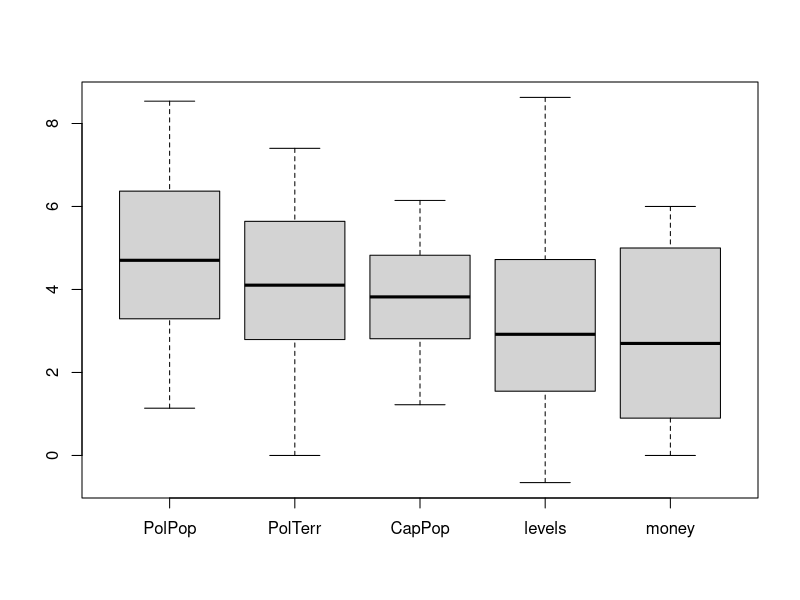
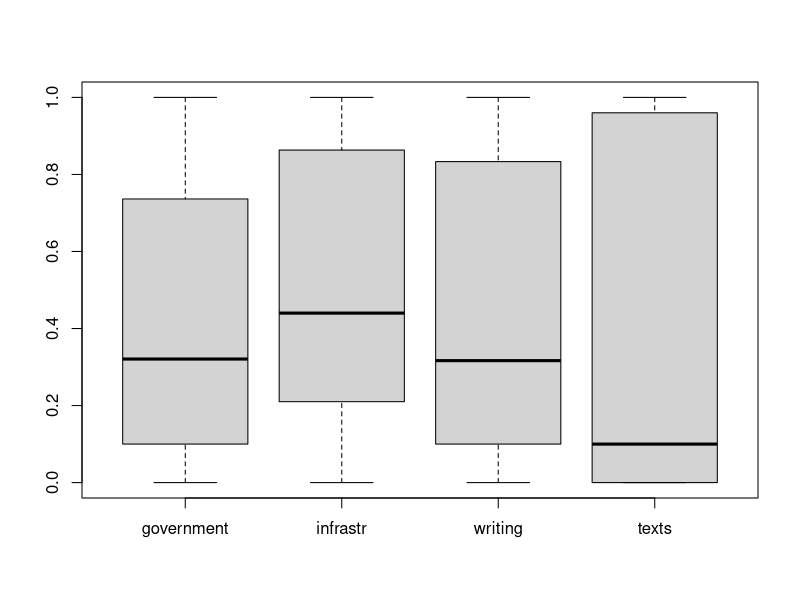
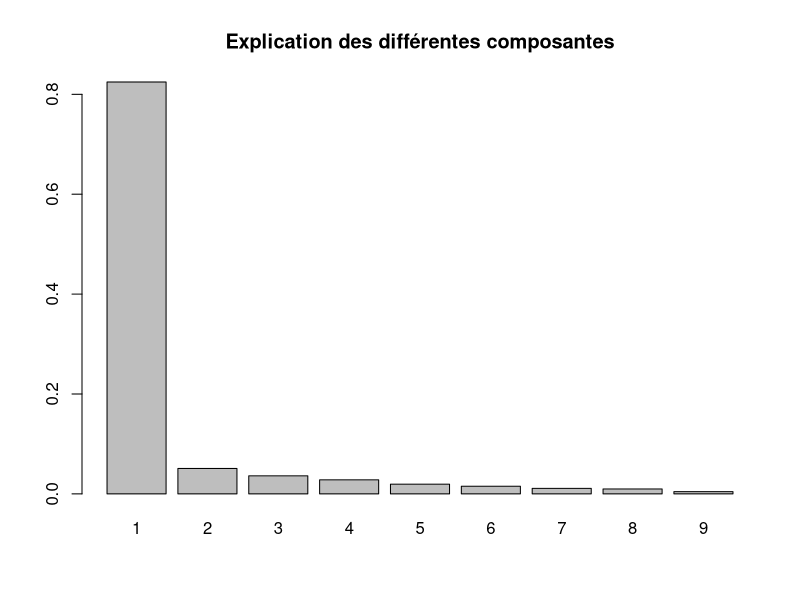
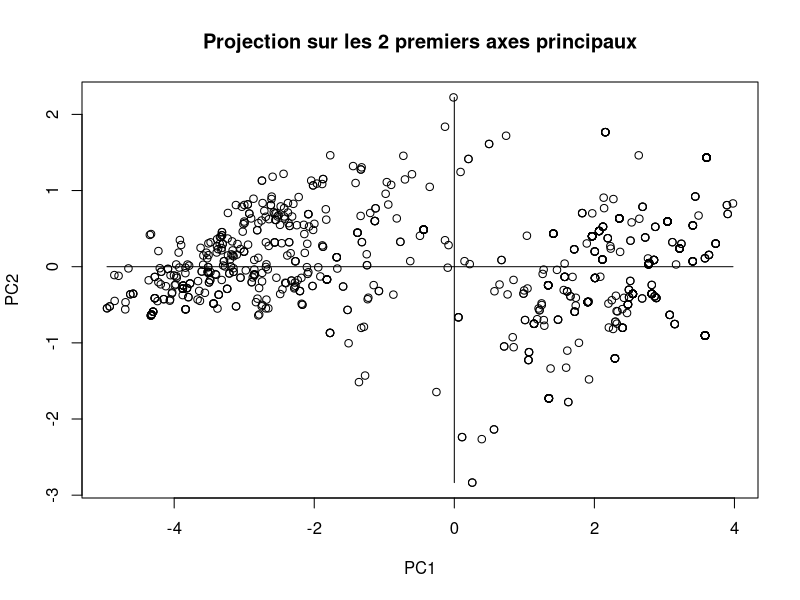
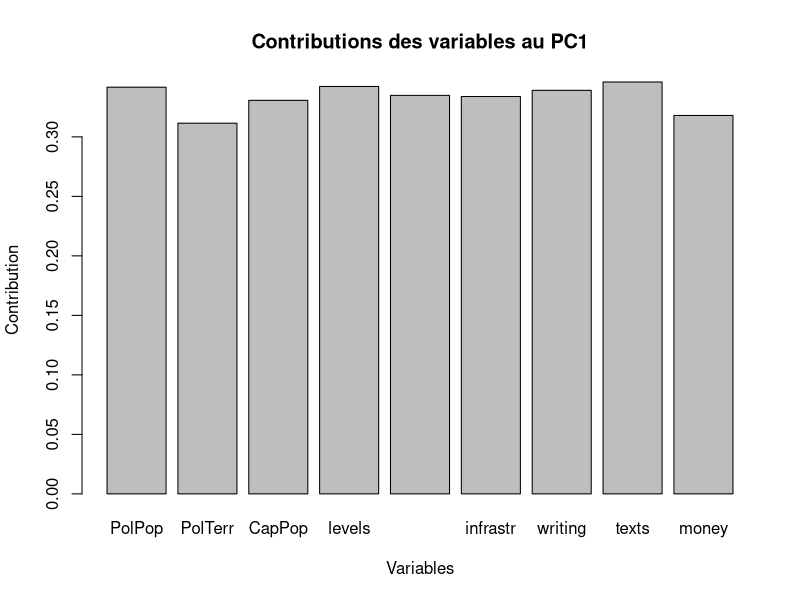
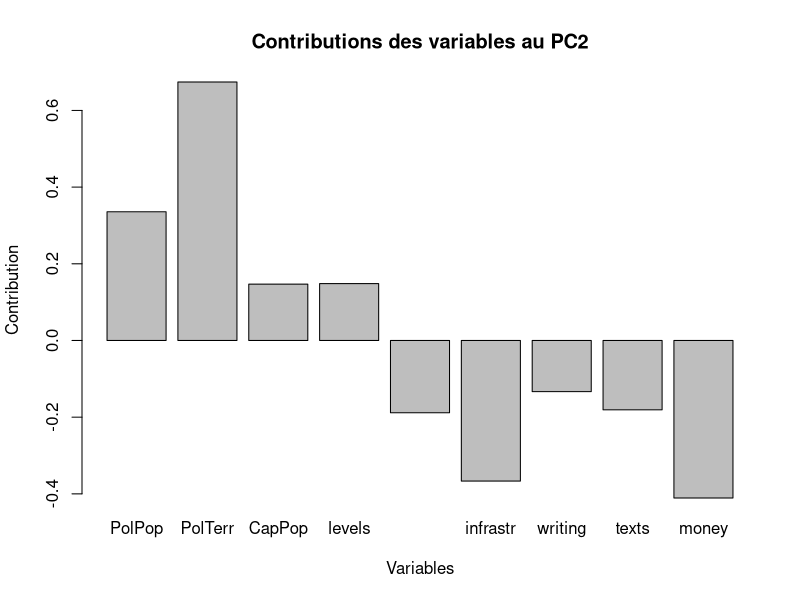
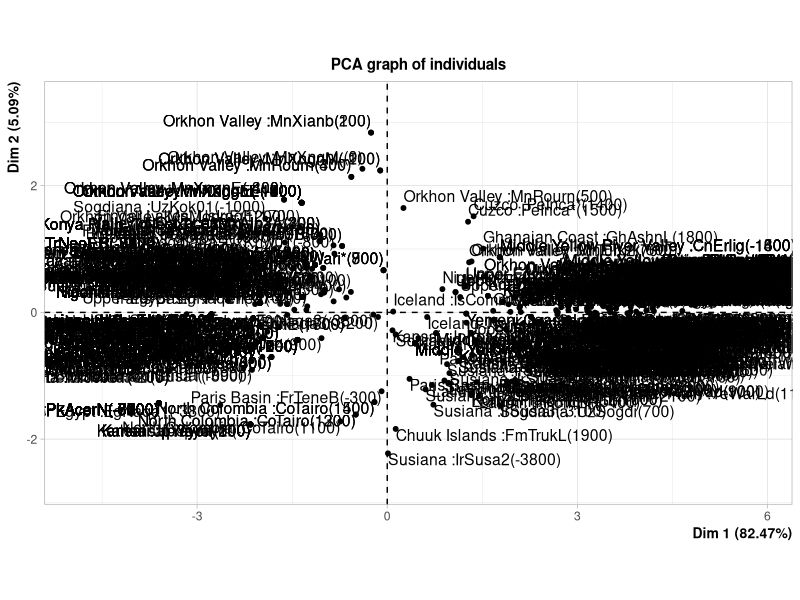
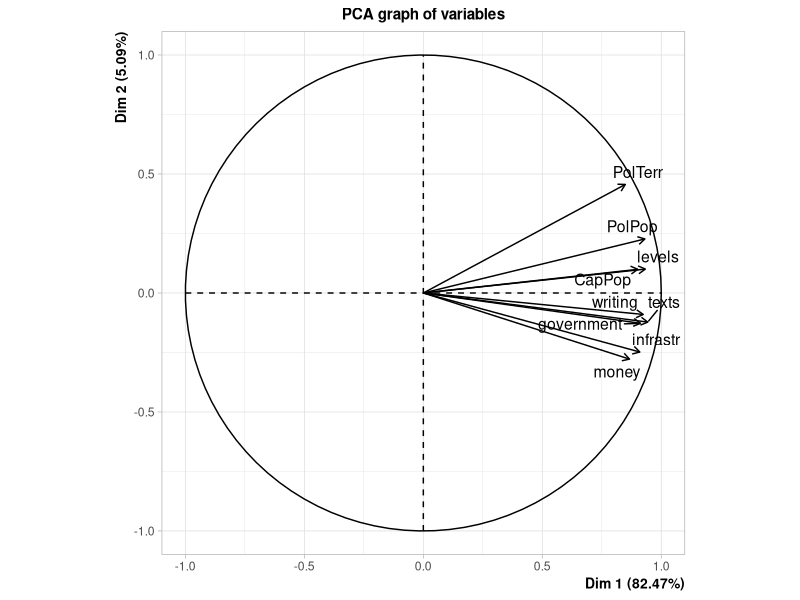

Here is the R script that generated these plots, in order: (Note: this script raises an error after producing the figures.)
## ---- chunk 1
knitr::opts_chunk$set(echo = TRUE)
## ---- chunk 2
dfn <- read.csv('socompindexe.csv',sep=',')
# Mettre l'Index en index et retirer SPC1
data <- subset(dfn, select=-c(Index,SPC1))
rownames(data) <- dfn$Index
attach(data)
head(dfn)
str(data)
head(data)
dim(data)
dim(dfn)
## ---- chunk 3
# Séparer les 2 plots qui sont d'échelle différente
boxplot(subset(data,select = c(PolPop,PolTerr,CapPop,levels,money)))
boxplot(subset(data,select = c(government,infrastr,writing,texts)))
## ---- chunk 4
X= scale(data, center=T, scale=T) 

S = cov(X)
acp = eigen(S)
lambda = acp$values
vecteurs_propres = acp$vectors
Inertie = sum(diag(S))
part.inertie = lambda/sum(lambda)
barplot(lambda/sum(lambda),names.arg = 1:length(lambda))
title(main="Explication des différentes composantes")

# Les composantes principales : 
C = X %*% vecteurs_propres #changement de base vers la nouvelle base des composantes principales
dim(C)
# colnames(C) =   paste("comp", 1:4)
plot(C[,1:2],type="p",xlab='PC1',ylab='PC2')
str(C)
# text(C[,1:2])
title(main="Projection sur les 2 premiers axes principaux")
lines(c(min(C[,1]),max(C[,1])),c(0,0))
lines(c(0,0),c(min(C[,2]),max(C[,2])))

barplot(-vecteurs_propres[,1],ylab = 'Contribution',xlab = 'Variables',names.arg = names(data),axes = TRUE)
title(main="Contributions des variables au PC1")

barplot(-vecteurs_propres[,2],ylab = 'Contribution',xlab = 'Variables',names.arg = names(data),axes = TRUE)
title(main="Contributions des variables au PC2")
## ---- chunk 5
library(FactoMineR)
pca <- PCA(data, scale.unit = TRUE, ncp = 11, graph = TRUE)
pca$var$cos2
cos2C1 = pca$ind$cos2[,1] + pca$ind$cos2[,2] # tous proches de 1 donc  
length(cos2C1)
length(cos2C1[cos2C1 > 0.8])
plot(pca,choix="ind")    # graphe des individus
plot(pca,choix="var")    # graphe des variables 

plot(pca, cex=pca$ind$cos2, choix="ind")
plot(pca, select="cos2 0.8", choix="ind")
## ---- chunk 6
kmeans.result = kmeans(data,3)
plot(C[,1:2],type="p",xlab='PC1',ylab='PC2',col = kmeans.result$cluster+3)
kmeans.result = kmeans(data,2)
plot(C[,1:2],type="p",xlab='PC1',ylab='PC2',col = kmeans.result$cluster)
## ---- chunk 7
hc <- hclust(dist(data), method="ward.D2")
plot(hc,hang=-1,labels = FALSE)
rect.hclust(hc,k=2,border = 4)
rect.hclust(hc,k=3)
barplot(hc$height[(length(hc$height)-10):(length(hc$height))])
## ---- chunk 8
library(cluster)
pam.result <- pam(data,2)
plot(pam.result)
pam.result <- pam(data,3)
plot(pam.result)
## ---- chunk 9
k = 3
kmeans.result = kmeans(data,k)
plot(C[,1:2],type="p",xlab='PC1',ylab='PC2',col = kmeans.result$cluster)

data.petit = subset(data,select = c(government,infrastr,writing,texts))
data.grand = subset(data,select = c(PolPop,PolTerr,CapPop,levels,money))
data.grand.all = list()

for(nom in names(data.grand))
{
  for(i in 1:k)
  {
      data.grand.all[[paste(nom,i)]] <- data.grand[kmeans.result$cluster==i,nom]
  }
}
boxplot(data.grand.all,col = rep(c(2:(k+1)),length(data.grand)))

data.petit.all = list()

for(nom in names(data.petit))
{
  for(i in 1:k)
  {
      data.petit.all[[paste(nom,i)]] <- data.petit[kmeans.result$cluster==i,nom]
  }
}
boxplot(data.petit.all,col = rep(c(2:(k+1)),length(data.petit)))

# data.petit.all <- list(data.petit.1$government,data.petit.2$government))
# head(data.petit.all)
## ---- chunk 10
dfn <- read.csv('axial.csv',sep=',')
dfn_melange <- read.csv('socompindexe.csv',sep=',')
colnames(dfn)
length(colnames(dfn))
dfn = subset(dfn, select=-c(PolID, SPC1, MG_corr, NGA))
pays_et_date = dfn_melange[[1]]
dfn[[1]] = pays_et_date
rownames(dfn) <- dfn$NGA
attach(dfn)
head(dfn)
## ---- chunk 11
df1 = subset(dfn, -9600 <= dfn$Time & dfn$Time <= -2100) #len = 288
df2 = subset(dfn, -2000 <= dfn$Time & dfn$Time <= 400) #len = 296
df3 = subset(dfn, 500 <= dfn$Time & dfn$Time <= 1900) #len = 280
df1 = subset(df1, select=-c(Time))
df2 = subset(df2, select=-c(Time))
df3 = subset(df3, select=-c(Time))
## ---- chunk 12
# Séparer les 2 plots qui sont d'échelle différente
boxplot(main="df1", subset(df1,select = c(PolPop,PolTerr,CapPop,levels,money)))
boxplot(main="df1", subset(df1,select = c(government,infrastr,writing,texts)))
boxplot(main="df2", subset(df2,select = c(PolPop,PolTerr,CapPop,levels,money)))
boxplot(main="df2", subset(df2,select = c(government,infrastr,writing,texts)))
boxplot(main="df3", subset(df3,select = c(PolPop,PolTerr,CapPop,levels,money)))
boxplot(main="df3", subset(df3,select = c(government,infrastr,writing,texts)))
## ---- chunk 13
typeof(df1)
X1= scale(df1, center=T, scale=T)
X2= scale(df2, center=T, scale=T)
X3= scale(df3, center=T, scale=T)
S1 = cov(X1)
S2 = cov(X2)
S3 = cov(X3)
acp1 = eigen(S1)
acp2 = eigen(S2)
acp3 = eigen(S3)
lambda1 = acp1$values
lambda2 = acp2$values
lambda3 = acp3$values
vecteurs_propres_df1 = acp2$vectors
vecteurs_propres_df2 = acp2$vectors
vecteurs_propres_df3 = acp3$vectors
Inertie1 = sum(diag(S1))
Inertie2 = sum(diag(S2))
Inertie3 = sum(diag(S3))
part.inertie = lambda1/sum(lambda1)
part.inertie = lambda2/sum(lambda2)
part.inertie = lambda3/sum(lambda3)

## Graphique : explication des différentes composantes
barplot(lambda1/sum(lambda1),names.arg = 1:length(lambda2))
title(main="Explication des différentes composantes df1")
barplot(lambda2/sum(lambda2),names.arg = 1:length(lambda2))
title(main="Explication des différentes composantes df2")
barplot(lambda3/sum(lambda3),names.arg = 1:length(lambda3))
title(main="Explication des différentes composantes df3")

# Les composantes principales : 
C1 = X1 %*% vecteurs_propres_df1 #changement de base vers la nouvelle base des composantes principales
C2 = X2 %*% vecteurs_propres_df2
C3 = X3 %*% vecteurs_propres_df3

##Graphique : projection sur les 2 premiers axes principaux
# colnames(C) =   paste("comp", 1:4)
plot(C1[,1:2],type="p",xlab='PC1',ylab='PC2')
lines(c(min(C1[,1]),max(C1[,1])),c(0,0))
lines(c(0,0),c(min(C1[,2]),max(C1[,2])))
title(main="Projection sur les 2 premiers axes principaux df1")

plot(C2[,1:2],type="p",xlab='PC1',ylab='PC2')
lines(c(min(C2[,1]),max(C2[,1])),c(0,0))
lines(c(0,0),c(min(C2[,2]),max(C2[,2])))
title(main="Projection sur les 2 premiers axes principaux df2")

plot(C3[,1:2],type="p",xlab='PC1',ylab='PC2')
lines(c(min(C3[,1]),max(C3[,1])),c(0,0))
lines(c(0,0),c(min(C3[,2]),max(C3[,2])))
title(main="Projection sur les 2 premiers axes principaux df3")

# str(C)
# text(C[,1:2])

## Graphique : contributions des variables au PC1
barplot(-vecteurs_propres_df1[,1],ylab = 'Contribution',xlab = 'Variables',names.arg = names(df1),axes = TRUE)
title(main="Contributions des variables au PC1 (df1)")
barplot(-vecteurs_propres_df2[,1],ylab = 'Contribution',xlab = 'Variables',names.arg = names(df2),axes = TRUE)
title(main="Contributions des variables au PC1 (df2)")
barplot(-vecteurs_propres_df3[,1],ylab = 'Contribution',xlab = 'Variables',names.arg = names(df3),axes = TRUE)
title(main="Contributions des variables au PC1 (df3)")

## Graphique : contributions des variables au PC2
barplot(-vecteurs_propres_df1[,2],ylab = 'Contribution',xlab = 'Variables',names.arg = names(df1),axes = TRUE)
title(main="Contributions des variables au PC2 (df1)")
barplot(-vecteurs_propres_df2[,2],ylab = 'Contribution',xlab = 'Variables',names.arg = names(df2),axes = TRUE)
title(main="Contributions des variables au PC2 (df2)")
barplot(-vecteurs_propres_df3[,2],ylab = 'Contribution',xlab = 'Variables',names.arg = names(df3),axes = TRUE)
title(main="Contributions des variables au PC2 (df3)")
## ---- chunk 14
library(FactoMineR)
pca1 <- PCA(df1, scale.unit = TRUE, ncp = 11, graph = TRUE)
pca2 <- PCA(df2, scale.unit = TRUE, ncp = 11, graph = TRUE)
pca3 <- PCA(df3, scale.unit = TRUE, ncp = 11, graph = TRUE)

pca1$var$cos2
pca2$var$cos2
pca3$var$cos2
cos2C1_df1 = pca1$ind$cos2[,1] + pca1$ind$cos2[,2] # tous proches de 1 donc  
cos2C1_df2 = pca2$ind$cos2[,1] + pca2$ind$cos2[,2] # tous proches de 1 donc  
cos2C1_df3 = pca3$ind$cos2[,1] + pca3$ind$cos2[,2] # tous proches de 1 donc  
length(cos2C1_df1[cos2C1_df1 > 0.8])
length(cos2C1_df1[cos2C1_df2 > 0.8])
length(cos2C1_df1[cos2C1_df3 > 0.8])

plot(pca1,choix="ind")    # graphe des individus
plot(pca1,choix="var")    # graphe des variables 

plot(pca2,choix="ind")    # graphe des individus
plot(pca2,choix="var")    # graphe des variables 

plot(pca3,choix="ind")    # graphe des individus
plot(pca3,choix="var")    # graphe des variables 

plot(pca1, cex=pca1$ind$cos2, choix="ind")
plot(pca2, cex=pca2$ind$cos2, choix="ind")
plot(pca3, cex=pca3$ind$cos2, choix="ind")

plot(pca1, select="cos2 0.8", choix="ind")
plot(pca2, select="cos2 0.8", choix="ind")
plot(pca3, select="cos2 0.8", choix="ind")
## ---- chunk 15
kmeans.result = kmeans(df1,3)
plot(C1[,1:2],type="p",xlab='PC1',ylab='PC2',col = kmeans.result$cluster+3, main="df1, k = 3")
kmeans.result = kmeans(df1,2)
plot(C1[,1:2],type="p",xlab='PC1',ylab='PC2',col = kmeans.result$cluster, main="df1, k = 2")

kmeans.result = kmeans(df2,2)
plot(C2[,1:2],type="p",xlab='PC1',ylab='PC2',col = kmeans.result$cluster, main="df2, k = 2")

kmeans.result = kmeans(df3,3)
plot(C3[,1:2],type="p",xlab='PC1',ylab='PC2',col = kmeans.result$cluster+3, main="df3, k = 3")
kmeans.result = kmeans(df3,2)
plot(C3[,1:2],type="p",xlab='PC1',ylab='PC2',col = kmeans.result$cluster, main="df3, k = 2")
## ---- chunk 16
hc1 <- hclust(dist(df1), method="ward.D2")
plot(hc1,hang=-1,labels = FALSE, main="df1")
rect.hclust(hc1,k=2,border = 4)
rect.hclust(hc1,k=3)
barplot(hc1$height[(length(hc1$height)-10):(length(hc1$height))], main="df1")

hc2 <- hclust(dist(df2), method="ward.D2")
plot(hc2,hang=-1,labels = FALSE, main="df2")
rect.hclust(hc2,k=2,border = 4)
rect.hclust(hc2,k=3)
barplot(hc2$height[(length(hc2$height)-10):(length(hc2$height))], main="df2")

hc3 <- hclust(dist(df3), method="ward.D2")
plot(hc3,hang=-1,labels = FALSE, main="df3")
rect.hclust(hc3,k=2,border = 4)
rect.hclust(hc3,k=3)
barplot(hc3$height[(length(hc3$height)-10):(length(hc3$height))], main="df3")
## ---- chunk 17
library(cluster)
pam.result <- pam(df1,2)
plot(pam.result, main="df1, k = 2")
pam.result <- pam(df1,3)
plot(pam.result, main="df1, k = 3")

pam.result <- pam(df2,2)
plot(pam.result, main="df2")
pam.result <- pam(df2,3)
plot(pam.result, main="df2")

pam.result <- pam(df3,2)
plot(pam.result, main="df3")
pam.result <- pam(df3,3)
plot(pam.result, main="df3")

## ---- chunk 18
k = 2
kmeans.result = kmeans(df1,2)
plot(C1[,1:2],type="p",xlab='PC1',ylab='PC2',col = kmeans.result$cluster, main = "df1") #affiche kmeans en acp

df1.petit = subset(df1,select = c(government,infrastr,writing,texts))
df1.grand = subset(df1,select = c(PolPop,PolTerr,CapPop,levels,money))
df1.grand.all = list()

for(nom in names(df1.grand))
{
  for(i in 1:k)
  {
      df1.grand.all[[paste(nom,i)]] <- df1.grand[kmeans.result$cluster==i,nom]
  }
}
boxplot(df1.grand.all,col = rep(c(2:(k+1)),length(df1.grand)), main = "df1")

df1.petit.all = list()

for(nom in names(df1.petit))
{
  for(i in 1:k)
  {
      df1.petit.all[[paste(nom,i)]] <- df1.petit[kmeans.result$cluster==i,nom]
  }
}
boxplot(df1.petit.all,col = rep(c(2:(k+1)),length(df1.petit)), main = "df1")

# data.petit.all <- list(data.petit.1$government,data.petit.2$government))
# head(data.petit.all)
## ---- chunk 19
k = 2
kmeans.result = kmeans(df2,2)
plot(C2[,1:2],type="p",xlab='PC1',ylab='PC2',col = kmeans.result$cluster, main = "df2") #affiche kmeans en acp

df2.petit = subset(df2,select = c(government,infrastr,writing,texts))
df2.grand = subset(df2,select = c(PolPop,PolTerr,CapPop,levels,money))
df2.grand.all = list()

for(nom in names(df2.grand))
{
  for(i in 1:k)
  {
      df2.grand.all[[paste(nom,i)]] <- df2.grand[kmeans.result$cluster==i,nom]
  }
}
boxplot(df2.grand.all,col = rep(c(2:(k+1)),length(df2.grand)), main = "df2")

df2.petit.all = list()

for(nom in names(df2.petit))
{
  for(i in 1:k)
  {
      df2.petit.all[[paste(nom,i)]] <- df2.petit[kmeans.result$cluster==i,nom]
  }
}
boxplot(df2.petit.all,col = rep(c(2:(k+1)),length(df2.petit)), main = "df2")

# data.petit.all <- list(data.petit.1$government,data.petit.2$government))
# head(data.petit.all)
## ---- chunk 20
k = 2
kmeans.result = kmeans(df3,2)
plot(C3[,1:2],type="p",xlab='PC1',ylab='PC2',col = kmeans.result$cluster, main = "df3") #affiche kmeans en acp

df3.petit = subset(df3,select = c(government,infrastr,writing,texts))
df3.grand = subset(df3,select = c(PolPop,PolTerr,CapPop,levels,money))
df3.grand.all = list()

for(nom in names(df3.grand))
{
  for(i in 1:k)
  {
      df3.grand.all[[paste(nom,i)]] <- df3.grand[kmeans.result$cluster==i,nom]
  }
}
boxplot(df3.grand.all,col = rep(c(2:(k+1)),length(df3.grand)), main = "df3")

df3.petit.all = list()

for(nom in names(df3.petit))
{
  for(i in 1:k)
  {
      df3.petit.all[[paste(nom,i)]] <- df3.petit[kmeans.result$cluster==i,nom]
  }
}
boxplot(df3.petit.all,col = rep(c(2:(k+1)),length(df3.petit)), main = "df3")

# data.petit.all <- list(data.petit.1$government,data.petit.2$government))
# head(data.petit.all)
